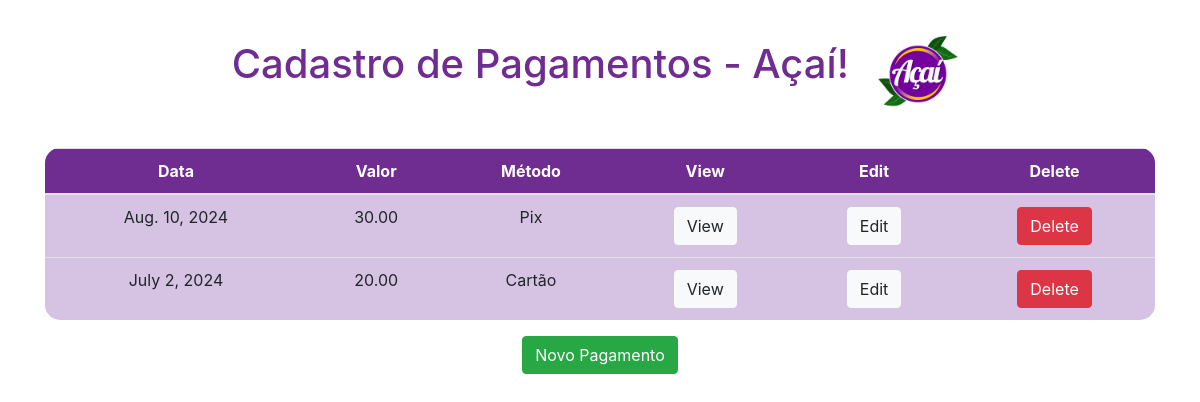
The app's page /pagamentos/ with its own data.
### pagamentos/models.py (models this page shows, shortened)
class Pagamento(models.Model):
    data = models.DateField()
    valor = models.DecimalField(max_digits=10, decimal_places=2)
    metodo = models.CharField(max_length=100)

### pagamentos/views.py (the view)
# urls.py: path('', views.pagamento_list, name='pagamento_list'),
def pagamento_list(request, template_name='pagamentos/pagamento_list.html'):
    pagamento = Pagamento.objects.all()
    data = {}
    data['object_list'] = pagamento
    return render(request, template_name, data)

### pagamentos/templates/pagamentos/pagamento_list.html (shortened to what this page needs)
{% load static %}
<html lang="pt-BR">
<head>
    <link rel="stylesheet" href="https://stackpath.bootstrapcdn.com/bootstrap/4.5.2/css/bootstrap.min.css">
</head>
<body>
    <div class="container text-center my-4">
        <h1 class="d-inline" style="color: #6f2c91;">Cadastro de Pagamentos - Açaí!</h1>
        <img src="{% static 'img/logoacai.png' %}" alt="Açaí" style="width: 100px; height: auto; margin-left: 15px;">
    </div>
    <div class="container mt-4">
        <table class="table">
            <thead class="table-header">
                <tr>
                    <th scope="col">Data</th>
                    <th scope="col">Valor</th>
                    <th scope="col">Método</th>
                    <th scope="col">View</th>
                    <th scope="col">Edit</th>
                    <th scope="col">Delete</th>
                </tr>
            </thead>
            <tbody>
                {% for pagamento in object_list %}
                <tr>
                    <td>{{ pagamento.data }}</td>
                    <td>{{ pagamento.valor }}</td>
                    <td>{{ pagamento.metodo }}</td>
                    <td>
                        <a class="btn btn-light" href="{% url 'pagamento_view' pagamento.id %}">View</a>
                    </td>
                    <td>
                        <a class="btn btn-light" href="{% url 'pagamento_edit' pagamento.id %}">Edit</a>
                    </td>
                    <td>
                        <a class="btn btn-danger" href="{% url 'pagamento_delete' pagamento.id %}">Delete</a>
                    </td>
                </tr>
                {% endfor %}
            </tbody>
        </table>
        <div class="text-center">
            <a class="btn btn-success" href="{% url 'pagamento_new' %}">Novo Pagamento</a>
        </div>
    </div>
</body>
</html>

### pagamentos/templates/pagamentos/pagamento_list.html (style rules this page uses)
.table { background-color: #d6c3e4; border-radius: 15px; overflow: hidden; }
.table-header { background-color: #6f2c91; color: white; }
th, td { text-align: center; }

### records on screen
Pagamento: data "Aug. 10, 2024", valor "30.00", metodo "Pix"
Pagamento: data "July 2, 2024", valor "20.00", metodo "Cartão"
